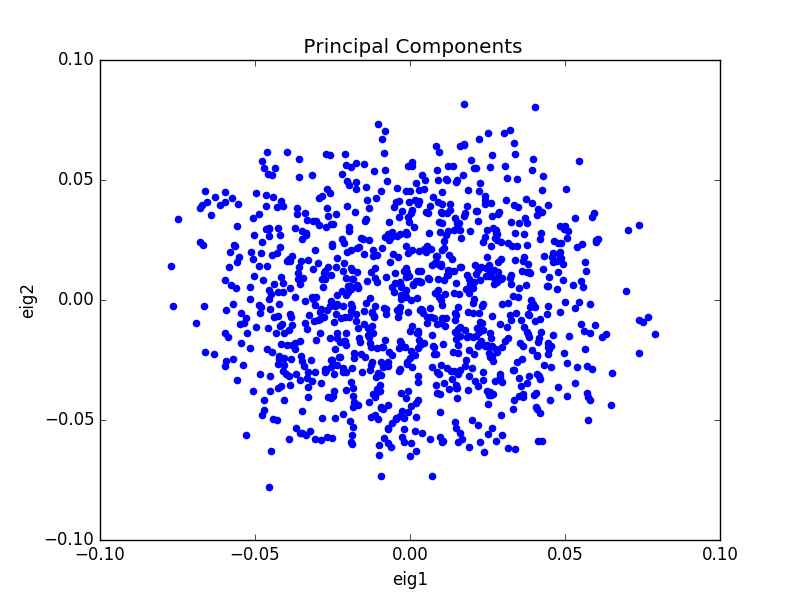

Python code for this plot:
#!/usr/bin/env python

"""
This script takes the eigenvec output file from plink2 after running PCA and
produces a scatter plot for the two principal components.

Usage:
    >pcaplot.py <input.eigenvec>

"""

# First, as always, let's import the packages that we'll need.
import sys
import matplotlib.pyplot as plt

# Now, we'll open our input eigenvec file.
f = open( sys.argv[1] )

# We'll initialize a couple of arrays for our eigenvectors.
eig1 = []
eig2 = []

# Let's now make sure that we have an appropriately delimited format for our plot.
for line in f.readlines():
    ffields = line.rstrip( "\r\n" ).split( " " )
    
    # Let's append our two arrays with the principal components.
    eig1.append( ffields[ 2 ] )
    eig2.append( ffields[ 3 ] )
    
# Diagnostic:
# print eig1
# print eig2

plt.figure()
plt.scatter( eig1, eig2, color = "blue" )
plt.xlabel( "eig1" )
plt.ylabel( "eig2" )
plt.title( " Principal Components" )
plt.savefig( "pcaplot.png" )
plt.show()
